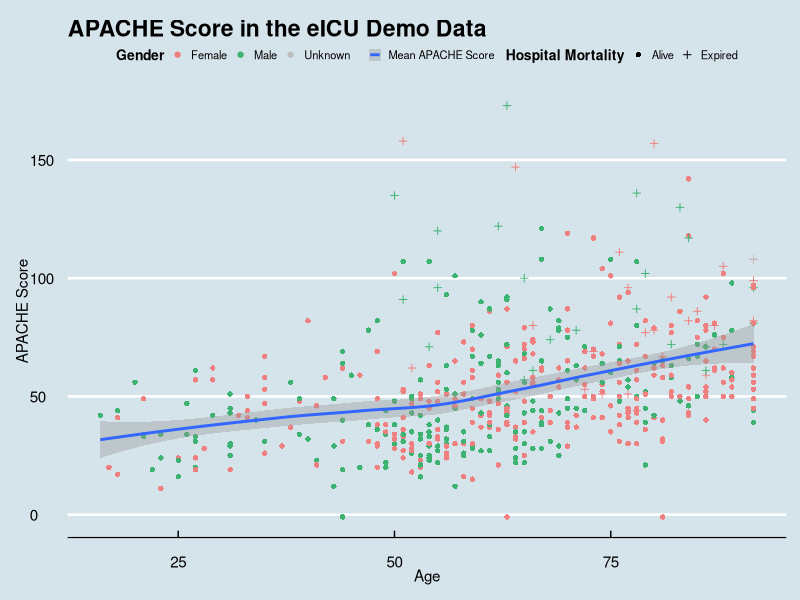

Generate this figure with R:
## ---- chunk 1
library(tidyverse)
cohort <- read_csv("../data/eicu_cohort.csv")
head(cohort)
## ---- chunk 2
#install.package("ggthemes)
library(ggthemes)

cohort <- cohort %>%
  mutate(age = as.integer(age)) %>%
  mutate(age = if_else(is.na(age), 91.5, age))

mean_apache_by_age <- aggregate (apachescore ~ age, data = cohort, FUN = mean)

ggplot() +
geom_point(data = cohort, aes(x = age, y = apachescore, color = gender, shape = actualhospitalmortality)) +
geom_smooth(data = mean_apache_by_age, aes(x = age, y = apachescore, linetype = "Mean APACHE Score")) +
  
scale_shape_manual(values=c(16, 3), labels = c("Alive", "Expired"), name = 'Hospital Mortality')+
scale_color_manual(values = c("lightcoral", "mediumseagreen", "grey"), 
                   labels = c("Female", "Male", "Unknown"), name = "Gender") +
scale_linetype_manual(values = "solid", name = "") +

xlab("Age") + 
ylab("APACHE Score") +
ggtitle("APACHE Score in the eICU Demo Data") +
theme_economist() +
theme(legend.title = element_text(size = 10, face = "bold"), 
      legend.text = element_text(size = 8),
      legend.spacing = unit(-0.1, "cm"),
      legend.key.size = unit(0.3, "cm"))
